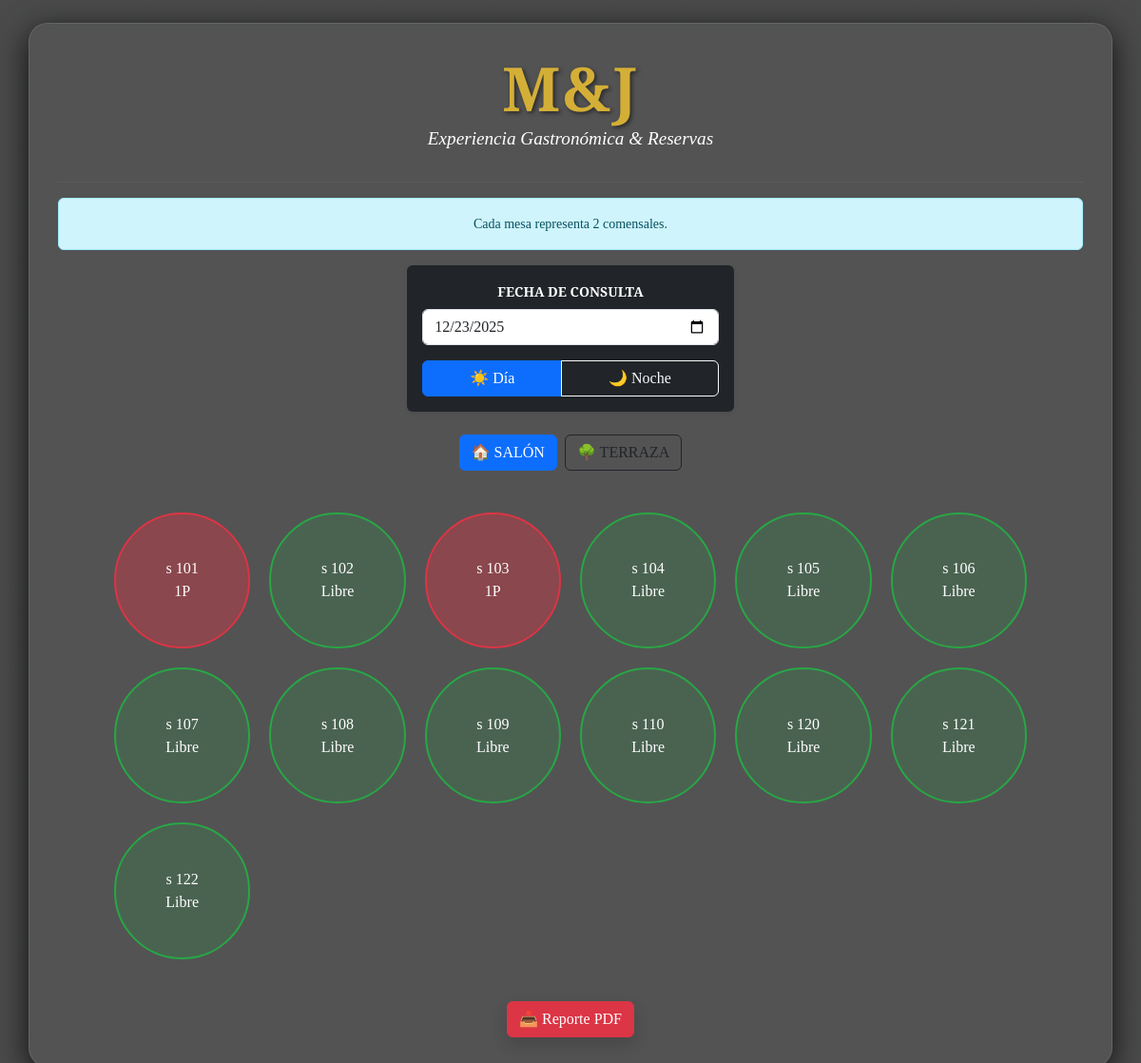
The page /?fecha=2025-12-23&turno=DIA (signed in) on the database its author committed.
### reservas/models.py (models this page shows, shortened)
class Reserva(models.Model):
    TURNOS = [
        ('DIA', 'Día'),
        ('NOCHE', 'Noche'),
    ]
    nombre = models.CharField(max_length=100)
    apellido = models.CharField(max_length=100)
    telefono = models.CharField(max_length=20)
    fecha = models.DateField()
    hora = models.TimeField()
    mesa = models.IntegerField()
    turno = models.CharField(max_length=5, choices=TURNOS)
    comentarios = models.TextField(null=True, blank=True)
    personas = models.IntegerField(default=1)

### reservas/views.py (the view, shortened to what this page needs)
# urls.py: path('', views.formulario_reserva, name='formulario_reserva'),
@login_required
def formulario_reserva(request):
    fecha_str = request.GET.get('fecha')
    info_mesas = "Cada mesa representa 2 comensales."
    fecha_actual = date.fromisoformat(fecha_str) if fecha_str else date.today()
    turno_actual = request.GET.get('turno', 'DIA')
    reservas_queryset = Reserva.objects.filter(fecha=fecha_actual, turno=turno_actual)
    dict_reservas = {res.mesa: res for res in reservas_queryset}
    mesas = []
    for i in range(101, 111):
        reserva_data = dict_reservas.get(i)
        es_conjunto = False
        if reserva_data:
            coincidencias = reservas_queryset.filter(
                nombre=reserva_data.nombre,
                apellido=reserva_data.apellido,
                hora=reserva_data.hora
            ).count()
            es_conjunto = coincidencias > 1
        mesas.append({
            'numero': i,
            'ocupada': reserva_data is not None,
            'detalle': reserva_data,
            'es_conjunto': es_conjunto
        })
    for i in range(120, 123):
        reserva_data = dict_reservas.get(i)
        es_conjunto = False
        mesas.append({
            'numero': i,
            'ocupada': reserva_data is not None,
            'detalle': reserva_data,
            'es_conjunto': es_conjunto
        })
    return render(request, 'inicio.html', {
        'mesas': mesas,
        'fecha_actual': fecha_actual.isoformat(),
        'turno_actual': turno_actual,
        'info_mesas': info_mesas
    })

### reservas/templates/inicio.html (shortened to what this page needs)
{% load static %}
<!DOCTYPE html>
<html lang="es">
<head>
    <link href="https://cdn.jsdelivr.net/npm/bootstrap@5.3.0/dist/css/bootstrap.min.css" rel="stylesheet">
    <link rel="stylesheet" href="{% static 'css/estilos.css' %}">
</head>
<body class="bg-light">
    <div id="contenedor-todo" class="container text-center mt-4">
        <h1 class="brand-title">M&J</h1>
        <p class="brand-subtitle">Experiencia Gastronómica & Reservas</p>
        <hr class="border-secondary opacity-25">
        {% if info_mesas %}
        <div class="alert alert-info small">{{ info_mesas }}</div>
        {% endif %}
        <div class="row justify-content-center mb-4">
            <div class="col-md-6 col-lg-4">
                <form method="GET" id="form-filtros" class="bg-dark p-3 rounded shadow-sm">
                    <label class="form-label fw-bold text-white small">FECHA DE CONSULTA</label>
                    <input type="date" name="fecha" id="fecha_filtro" class="form-control mb-3" value="{{ fecha_actual }}" onchange="this.form.submit()">
                    <div class="btn-group w-100">
                        <button type="button"
                            hx-get="?fecha={{ fecha_actual }}&turno=DIA"
                            hx-target="#contenedor-todo"
                            hx-select="#contenedor-todo"
                            hx-swap="outerHTML"
                            hx-push-url="true"
                            class="btn btn-{% if turno_actual == 'DIA' %}primary{% else %}outline-light{% endif %}">☀️ Día</button>
                        <button type="button"
                            hx-get="?fecha={{ fecha_actual }}&turno=NOCHE"
                            hx-target="#contenedor-todo"
                            hx-select="#contenedor-todo"
                            hx-swap="outerHTML"
                            hx-push-url="true"
                            class="btn btn-{% if turno_actual == 'NOCHE' %}primary{% else %}outline-light{% endif %}">🌙 Noche</button>
                    </div>
                </form>
            </div>
        </div>
        <div class="d-flex justify-content-center gap-2 mb-4">
            <a href="/?fecha={{ fecha_actual }}&turno={{ turno_actual }}" class="btn btn-{% if 'terraza' not in request.path %}primary{% else %}outline-dark{% endif %}">🏠 SALÓN</a>
            <a href="/terraza/?fecha={{ fecha_actual }}&turno={{ turno_actual }}" class="btn btn-{% if 'terraza' in request.path %}warning fw-bold{% else %}outline-dark{% endif %}">🌳 TERRAZA</a>
        </div>
        <div class="restaurante-mapa">
            {% for mesa in mesas %}
                {% if mesa.ocupada %}
                    <div class="mesa-container mesa-ocupada {% if mesa.es_conjunto %}mesa-en-conjunto{% endif %}"
                         data-id="{{ mesa.detalle.id }}"
                         data-nombre="{{ mesa.detalle.nombre }}"
                         data-apellido="{{ mesa.detalle.apellido }}"
                         data-tel="{{ mesa.detalle.telefono }}"
                         data-hora="{{ mesa.detalle.hora|time:'H:i' }}"
                         data-coment="{{ mesa.detalle.comentarios|escapejs }}"
                         data-pax="{{ mesa.detalle.personas }}"
                         onclick="verDetalle(this)">
                {% else %}
                    <div class="mesa-container mesa-libre" id="mesa-{{ mesa.numero }}" onclick="toggleMesa('{{ mesa.numero }}')">
                {% endif %}
                    <span class="mesa-numero">{% if 'terraza' in request.path %}T{% else %}s{% endif %} {{ mesa.numero }}</span>
                    <span class="mesa-estado">{% if mesa.ocupada %}{{ mesa.detalle.personas }}P {% if mesa.es_conjunto %}(G){% endif %}{% else %}Libre{% endif %}</span>
                </div>
            {% endfor %}
        </div>
        <div class="mt-4">
            <a href="{% url 'exportar_pdf' %}?fecha={{ fecha_actual }}&turno={{ turno_actual }}" class="btn btn-danger shadow">📥 Reporte PDF</a>
        </div>
    </div>
</body>
</html>

### reservas/static/css/estilos.css (style rules this page uses)
body { background: linear-gradient(rgba(0, 0, 0, 0.7), rgba(0, 0, 0, 0.7)), url('https://images.unsplash.com/photo-1514362545857-3bc16c4c7d1b?q=80&w=2070&auto=format&fit=crop') no-repeat center center fixed; background-size: cover; font-family: 'Playfair Display', serif; color: #000000; }
.brand-title { font-size: 4rem; font-weight: 700; color: #d4af37; text-shadow: 2px 2px 4px rgba(0,0,0,0.5); margin-bottom: 0; letter-spacing: 2px; }
.brand-subtitle { color: #ffffff; font-style: italic; font-size: 1.2rem; margin-bottom: 30px; }
.container { background: rgba(255, 255, 255, 0.05); backdrop-filter: blur(10px); border-radius: 20px; padding: 30px; border: 1px solid rgba(255, 255, 255, 0.1); box-shadow: 0 8px 32px 0 rgba(0, 0, 0, 0.8); }
.mesa-container { border-radius: 12px; transition: transform 0.3s ease, box-shadow 0.3s ease; border: 2px solid rgba(255,255,255,0.1); }
.mesa-libre { background: rgba(40, 167, 69, 0.2) !important; border-color: #28a745; color: #fff; }
.mesa-ocupada { background: rgba(220, 53, 69, 0.4) !important; border-color: #dc3545; color: #fff; }
.restaurante-mapa { display: grid; grid-template-columns: repeat(auto-fit, minmax(140px, 1fr)); gap: 20px; padding: 20px; max-width: 1000px; margin: 0 auto; }
.mesa-container { aspect-ratio: 1 / 1; display: flex; flex-direction: column; justify-content: center; align-items: center; border-radius: 50%; cursor: pointer; transition: all 0.3s ease; user-select: none; }

### rows shown on the page
Reserva: numero "101", detalle.personas "1"
Reserva: numero "103", detalle.personas "1"

### other values the page prints
{{ info_mesas }} "Cada mesa representa 2 comensales."
{{ mesa.numero }} "102" "104" "105" "106" "107" "108" "109" "110" "120" "121" "122"
